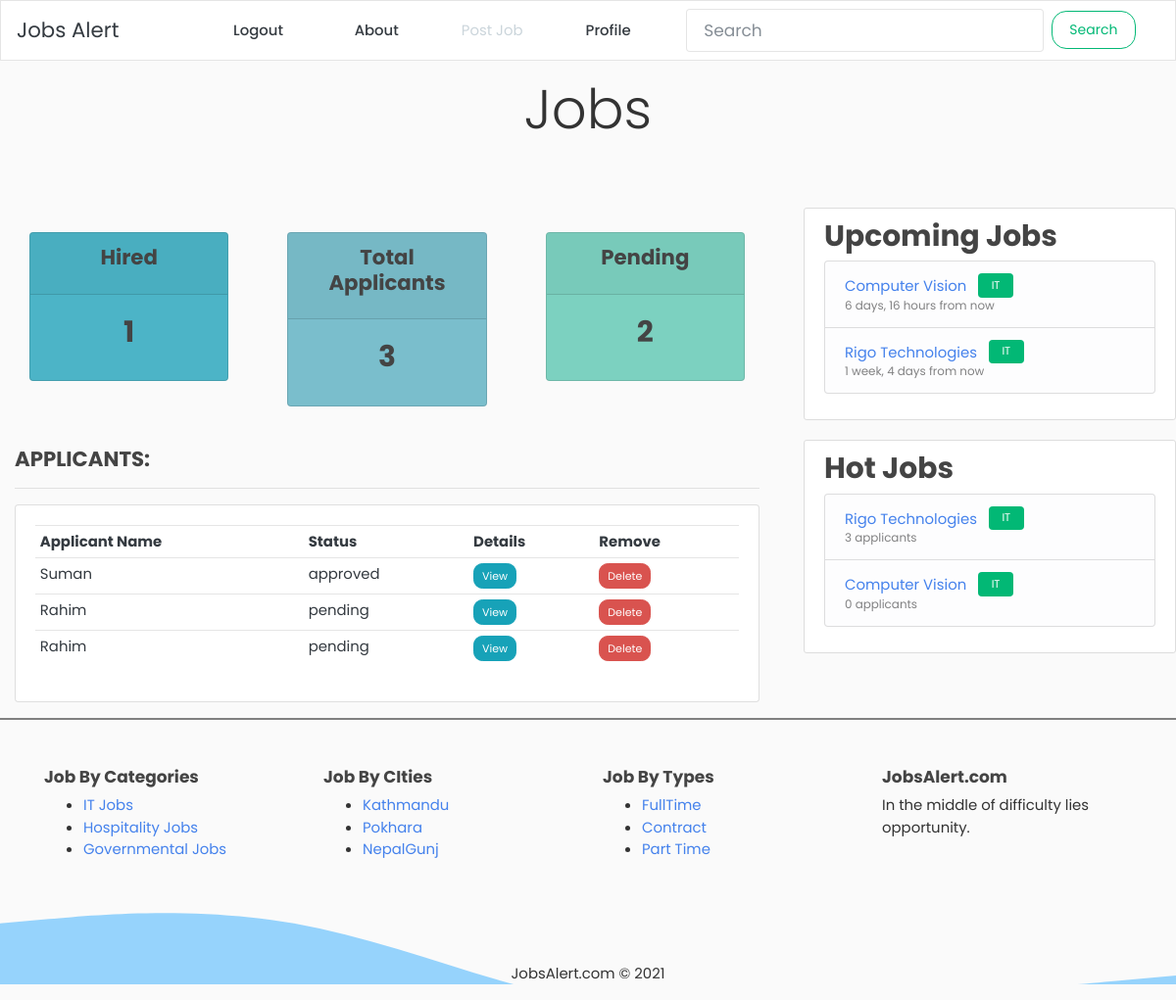
The page /post/30/job_dashboard/ (signed in) on the database its author committed.
### blog/models.py (models this page shows, shortened)
class JobApplication(models.Model):
    sno = models.AutoField(primary_key=True)
    user = models.ForeignKey(User, on_delete=models.CASCADE)
    post = models.ForeignKey(
        Post,
        on_delete=models.CASCADE,
        related_name='job_applications',
        related_query_name='job_applications'
    )
    name = models.CharField(max_length=200)
    email = models.EmailField(max_length=100)
    phone = PhoneField(blank=True, help_text='Enter phone number')
    work_experience = models.TextField()
    resume = models.FileField(upload_to = 'resume', default='resume/default_resume.jpg')
    status = models.CharField(max_length=200, default='pending')

class Post(models.Model):
    title = models.CharField(max_length=100)
    content = models.TextField()
    category = models.ForeignKey(
        Category,
        on_delete=models.SET_NULL,
        related_name='posts',
        related_query_name='posts',
        null=True,
    )
    date_posted = models.DateTimeField(default=timezone.now)
    author = models.ForeignKey(User, on_delete=models.CASCADE)
    due_date = models.DateTimeField()

class Category(models.Model):
    category_name = models.CharField(max_length = 50, verbose_name='Category Name')
    image = models.ImageField(upload_to='category_images/', null=True, blank=True)
    def __str__(self):
        return self.category_name

### blog/views.py (the view)
# urls.py: path('post/<int:pk>/job_dashboard/', views.job_dashboard, name='job-dashboard'),
def job_dashboard(request, pk):
    post = Post.objects.filter(pk=pk).first()
    job_applicants = JobApplication.objects.filter(post=post)
    total_applicants = job_applicants.count()
    pending_count = JobApplication.objects.filter(post=post, status='pending').count()
    approved_count = JobApplication.objects.filter(post=post, status='approved').count()
    context = { 'job_applicant': job_applicants,
                'total_applicants': total_applicants,
                'pending_count': pending_count,
                'approved_count': approved_count
                }
    return render(request, 'blog/dashboard.html', context)

### blog/context_processors.py (called while the page is built)
def get_latest_jobs(request):
    posts = Post.objects.filter(due_date__gte=timezone.now()).order_by('due_date')[:4]
    return {
        'hot_box_posts': posts
    }

def get_hot_jobs(request):
    posts = Post.objects.annotate(
                num_applicants=Count('job_applications')
            ).order_by('-num_applicants')[:4]
    return {
        'hot_box_posts_second': posts
    }

### blog/templates/blog/dashboard.html
{% extends "blog/base.html" %}
{% block content %}
{%  include 'blog/status.html' %}
<br>
<div class="row">
	<div class="col-md-12">
		<h5>APPLICANTS:</h5>
		<hr>
		<div class="card card-body">
			<table class="table table-sm">
				<tr>
                    <th>Applicant Name</th>
                    <th>Status</th>
                    <th>Details</th>
                    <th>Remove</th>
				</tr>
				{% for applicant in job_applicant %}
				<tr>
                    <td>{{applicant.name}}</td>
                    <td>{{applicant.status}}</td>
                    <td><a class="btn btn-sm btn-info" href="{% url 'applicant-detail' applicant.post.id applicant.sno %}">View</a></td>
                    <td><a class="btn btn-sm btn-danger" href="{% url 'applicant-delete' applicant.post.id applicant.sno %}">Delete</a></td>
				</tr>
				{% endfor %}
			</table>
		</div>
	</div>
</div>
{% endblock %}

### blog/templates/blog/base.html (shortened to what this page needs)
{% load static %}
{% load humanize %}
<!DOCTYPE html>
<html lang="en">
<head>
  <link rel="stylesheet" href="{% static 'css/bootstrap.min.css' %}">
  <link rel="stylesheet" href="{% static 'css/style.css' %}">
  <link rel="stylesheet" type="text/css" href="{% static 'blog/main.css' %}">
</head>
<body>
  {% include 'blog/navbar.html' %}
  <main role="main">
  <div style="height:150px">
  <p class=" text-center py-3 display-4" style="font-family: 'Pacifico', cursive; !important">{{request.GET.category.upper}}Jobs</p>
  </div>
    <div class="row">
      <div class="col-md-8">
      <div class="container">
      {% block content %}{% endblock %}
      </div>
      </div>
      <div class="col-md-4" id="Sidebar">
        <div class="content-section">
          <h3>Upcoming Jobs</h3>
          <ul class="list-group">
            {% for job in hot_box_posts %}
              <li class="list-group-item list-group-item-light" >
              <a class="" href="{% url 'post-detail' job.id %}">{{ job.title }}</a>
              <span class="ml-2 badge badge-success">{{job.category}}</span>
              <div class="small">{{job.due_date|naturaltime}}</div>
              </li>
            {% endfor %}
          </ul>
        </div>
        <div class="content-section">
          <h3>Hot Jobs</h3>
          <ul class="list-group">
            {% for job in hot_box_posts_second %}
              <li class="list-group-item list-group-item-light" >
              <a class="" href="{% url 'post-detail' job.id %}">{{ job.title }}</a>
              <span class="ml-2 badge badge-success">{{job.category}}</span>
              <div class="small">{{job.num_applicants}} applicants</div>
              </li>
            {% endfor %}
          </ul>
        </div>
      </div>
    </div>
    <hr style="border:1px solid grey;" class="mb-5"/>
    <footer class="footer-light footer-light-expand-md" style="background: url('{% static 'images/wave.svg' %}');background-size: cover;">
            <div class="container">
            <div class="row" style="min-height:200px;">
                <div class="col-md-3 item">
                    <h3 class="h6">Job By Categories</h3>
                    <ul>
                        <li><a href="{% url 'blog-home' %}?category=it">IT Jobs</a></li>
                        <li><a href="{% url 'blog-home' %}?category=hospitality">Hospitality Jobs</a></li>
                        <li><a href="{% url 'blog-home' %}?category=governmental">Governmental Jobs</a></li>
                    </ul>
                </div>
                <div class="col-md-3 item">
                    <h3 class="h6">Job By CIties</h3>
                    <ul>
                        <li><a href="#">Kathmandu</a></li>
                        <li><a href="#">Pokhara</a></li>
                        <li><a href="#">NepalGunj</a></li>
                    </ul>
                </div>
                <div class="col-md-3 item">
                    <h3 class="h6">Job By Types</h3>
                    <ul>
                        <li><a href="#">FullTime</a></li>
                        <li><a href="#">Contract</a></li>
                        <li><a href="#">Part Time</a></li>
                    </ul>
                </div>
                <div class="col-md-3 item text">
                    <h3 class="h6">JobsAlert.com</h3>
                    <p>In the middle of difficulty lies opportunity.</p>
                </div>
                <div class="col item social"></div>
            </div>
            </div>
            <p class="copyright text-center">JobsAlert.com © 2021</p>
    </footer>
  </main>
</body>
</html>

### static_files/css/style.css (style rules this page uses)
* { font-family: 'Poppins', sans-serif !important; }

### blog/static/blog/main.css (style rules this page uses)
body { background: #fafafa; color: #333333; }
h1, h2, h3, h4, h5, h6 { color: #444444; }
ul { margin: 0; }
.content-section { background: #ffffff; padding: 10px 20px; border: 1px solid #dddddd; border-radius: 3px; margin-bottom: 20px; }

### rows shown on the page
JobApplication: name "Suman", status "approved"
JobApplication: name "Rahim", status "pending"
JobApplication: name "Rahim", status "pending"
Post: title "Computer Vision", category "IT", due_date "6 days, 16 hours from now", num_applicants "0"
Post: title "Rigo Technologies", category "IT", due_date "1 week, 4 days from now", num_applicants "3"

### other values the page prints
{{ approved_count }} "1"
{{ total_applicants }} "3"
{{ pending_count }} "2"
